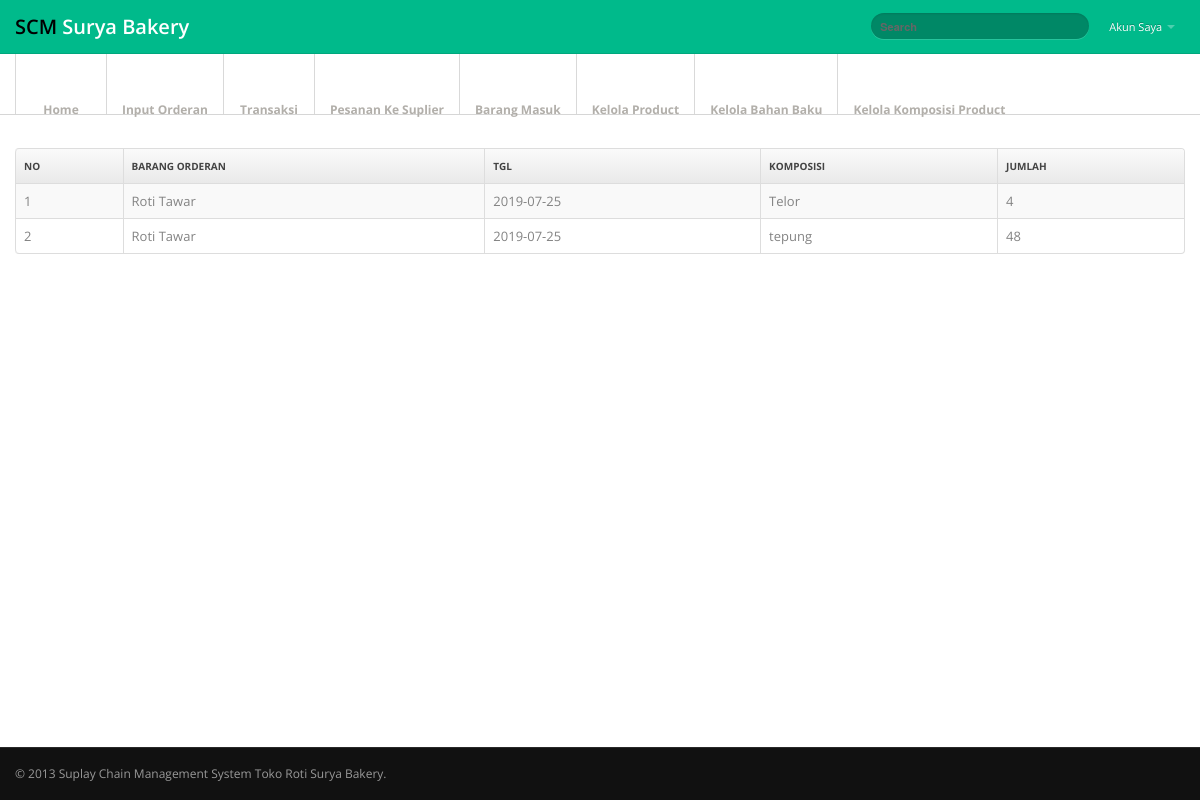
The app's page /admin.php?module=details&id_detail=1 (signed in) with its own data.
### tables this page shows
CREATE TABLE `trx_bk` (
  `id_trx_bk` int(11) NOT NULL,
  `id_trx_pelanggan` int(11) NOT NULL,
  `pesanan` varchar(30) NOT NULL,
  `tgl` date NOT NULL,
  `bahan` varchar(20) NOT NULL,
  `jumlah` int(11) NOT NULL
);

CREATE TABLE `barang_tersedia` (
  `id_barang_tersedia` varchar(11) NOT NULL,
  `nama` varchar(60) NOT NULL
);

CREATE TABLE `bahan_baku` (
  `id_bahan_baku` int(11) NOT NULL,
  `nama_bahan_baku` varchar(100) NOT NULL,
  `satuan_bahan_baku` varchar(30) NOT NULL
);

### module/admin/details.php (the view)
<div class="container">
  <div class="row">
    <div class="span12">
    		<?php
          include 'module/koneksi.php';
          $id_detail = $_GET['id_detail'];
          $query = mysqli_query($koneksi, "SELECT trx_bk.*, barang_tersedia.*, bahan_baku.* from trx_bk JOIN barang_tersedia ON trx_bk.pesanan = barang_tersedia.id_barang_tersedia JOIN bahan_baku ON trx_bk.bahan = bahan_baku.id_bahan_baku where trx_bk.id_trx_pelanggan = $id_detail");
        ?>
        <div class="panel-body table-responsive">
          <table id="example" class="table table-striped table-bordered" cellspacing="0" width="100%">
          <thead>
            <th>No</th>
            <th>Barang Orderan</th>
            <th>Tgl</th>
            <th>Komposisi</th>
            <th>Jumlah</th>
          </thead>
          <tbody>
          <?php
            $no = 1;
            while ($row = mysqli_fetch_array($query)) { ?>
            <tr>
              <td><?php echo $no++; ?></td>
              <td><?php echo $row['nama']; ?></td>
              <td><?php echo $row['tgl']; ?></td>
              <td><?php echo $row['nama_bahan_baku']; ?></td>
              <td><?php echo $row['jumlah']; ?></td>
            </tr>
            <?php } ?>
          </tbody>
        </table>
        </div>
    </div>
  </div>
</div>

### assets/css/style.css (style rules this page uses)
body { background: #f9f6f1; font: 13px/1.7em 'Open Sans'; }
.table td { vertical-align: middle; }
.table-bordered th { background: #E9E9E9; background:-moz-linear-gradient(top, #FAFAFA 0%, #E9E9E9 100%); background:-webkit-gradient(linear, left top, left bottom, color-stop(0%,#FAFAFA), color-stop(100%,#E9E9E9)); background:-webkit-linear-gradient(top, #FAFAFA 0%,#E9E9E9 100%); background:-o-linear-gradient(top, #FAFAFA 0%,#E9E9E9 100%); background:-ms-linear-gradient(top, #FAFAFA 0%,#E9E9E9 100%); background:linear-gradient(top, #FAFAFA 0%,#E9E9E9 100%); filter: progid:DXImageTransform.Microsoft.gradient(startColorstr='#FAFAFA', endColorstr='#E9E9E9'); -ms-filter: "progid:DXImageTransform.Microsoft.gradient(startColorstr='#FAFAFA', endColorstr='#E9E9E9')"; font-size: 10px; color: #444; text-transform: uppercase; }

### assets/css/signin.css (style rules this page uses)
body { background: url(../../img/body-bg.png); color:#838383; font: 13px/1.7em 'Open Sans'; }

### records on screen
trx_bk: pesanan.nama "Roti Tawar", tgl "2019-07-25", bahan_baku.nama_bahan_baku "Telor", jumlah "4"
trx_bk: pesanan.nama "Roti Tawar", tgl "2019-07-25", bahan_baku.nama_bahan_baku "tepung", jumlah "48"
